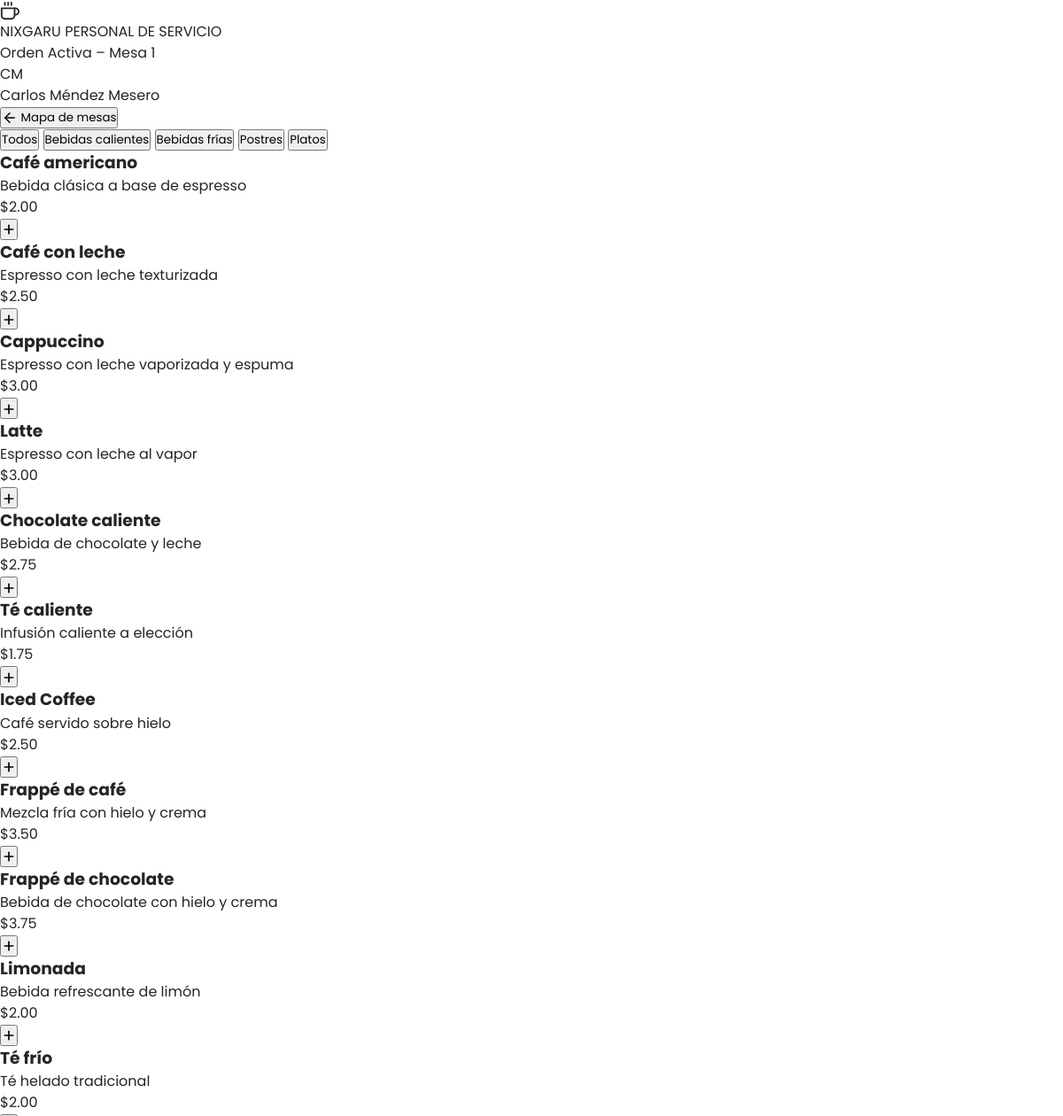
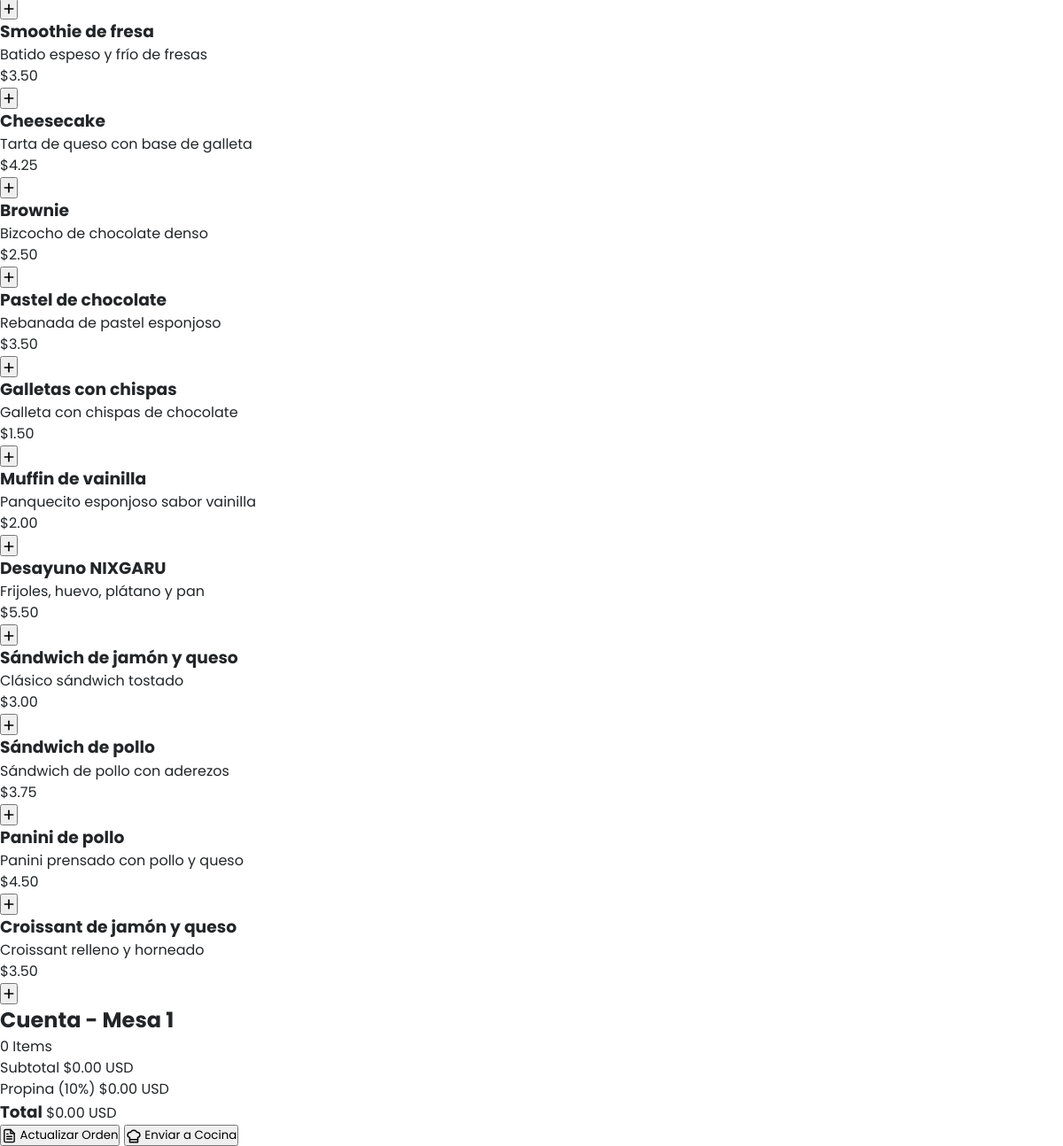
Before: /views/servicio/gestion_orden.php with the older database file (2 pictures, top to bottom).
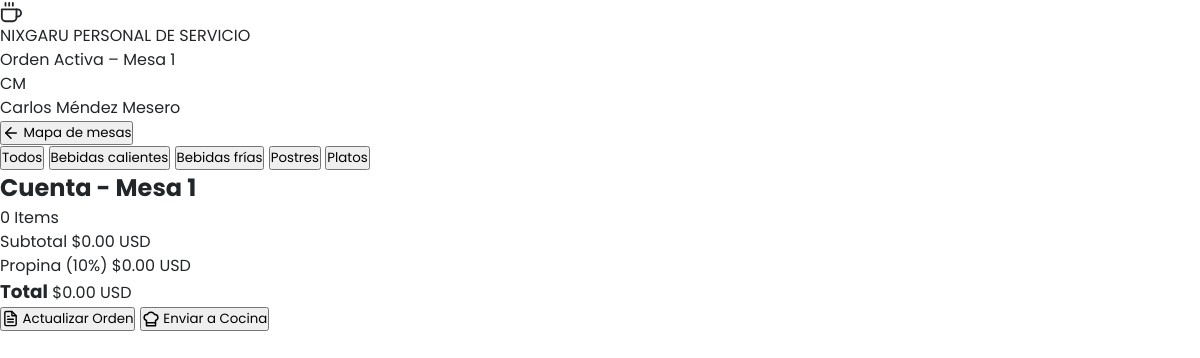
After: the same page with the newer database file.
### tables this page shows
CREATE TABLE `productos` (
  `codigo_producto` varchar(10) NOT NULL,
  `nombre` varchar(100) NOT NULL,
  `fotografia` varchar(255) DEFAULT NULL,
  `descripcion` text,
  `precio` decimal(10,2) NOT NULL,
  `id_categoria` int NOT NULL,
  `disponibilidad` tinyint(1) DEFAULT '1',
  PRIMARY KEY (`codigo_producto`),
  KEY `id_categoria` (`id_categoria`),
  CONSTRAINT `productos_ibfk_1` FOREIGN KEY (`id_categoria`) REFERENCES `categorias` (`id_categoria`)
);

### models/Producto.php (called while the page is built, shortened)
<?php
class Producto {
    private PDO $pdo;
    public function __construct(PDO $pdo) {
        $this->pdo = $pdo;
    }
    public function obtenerActivos(): array {
        $stmt = $this->pdo->prepare("
            SELECT
                p.codigo_producto,
                p.nombre,
                p.fotografia,
                p.descripcion,
                p.precio,
                p.id_categoria,
                p.disponibilidad,
                c.nombre_categoria,
                COALESCE(GROUP_CONCAT(DISTINCT i.nombre ORDER BY i.nombre ASC SEPARATOR ', '), 'Ingredientes naturales de alta calidad') AS ingredientes
            FROM productos p
            LEFT JOIN categorias c ON p.id_categoria = c.id_categoria
            LEFT JOIN recetas r ON p.codigo_producto = r.codigo_producto
            LEFT JOIN ingredientes i ON r.codigo_ingrediente = i.codigo_ingrediente
            WHERE p.disponibilidad = 1
            GROUP BY p.codigo_producto, p.nombre, p.fotografia, p.descripcion, p.precio, p.id_categoria, p.disponibilidad, c.nombre_categoria
            ORDER BY p.id_categoria ASC, p.codigo_producto ASC
        ");
        $stmt->execute();
        return $stmt->fetchAll();
    }
}

### views/servicio/gestion_orden.php (the view, shortened to what the changed rows need)
<?php
require_once __DIR__ . '/../../config/database.php';
require_once __DIR__ . '/../../models/Producto.php';
$idMesaSeleccionada = isset($_GET['mesa_id']) ? $_GET['mesa_id'] : (isset($_GET['mesa']) ? $_GET['mesa'] : 1);
try {
    $productoModel = new Producto($pdo);
    $productos = $productoModel->obtenerActivos();
} catch (PDOException $e) {
    die("Error al consultar el catálogo de productos: " . $e->getMessage());
}
require_once '../layouts/header.php';
?>
  <main class="order-layout">
    <section class="catalog-panel">
      <div class="order-products-grid">
        <?php foreach ($productos as $producto): ?>
          <?php
            $catSlug = match ((int)$producto['id_categoria']) {
                1 => 'bebidas-calientes',
                2 => 'bebidas-frias',
                3 => 'postres',
                4 => 'platos',
                default => 'otros'
            };
          ?>
          <article class="order-product-card"
                   data-id="<?php echo htmlspecialchars($producto['codigo_producto']); ?>"
                   data-codigo="<?php echo htmlspecialchars($producto['codigo_producto']); ?>"
                   data-nombre="<?php echo htmlspecialchars($producto['nombre']); ?>"
                   data-name="<?php echo htmlspecialchars($producto['nombre']); ?>"
                   data-precio="<?php echo htmlspecialchars($producto['precio']); ?>"
                   data-price="<?php echo htmlspecialchars($producto['precio']); ?>"
                   data-category="<?php echo $catSlug; ?>">
            <div class="order-product-footer">
              <div class="order-product-meta">
                <h3 class="order-product-name"><?php echo htmlspecialchars($producto['nombre']); ?></h3>
                <?php if (!empty($producto['descripcion'])): ?>
                  <p class="order-product-desc"><?php echo htmlspecialchars($producto['descripcion']); ?></p>
                <?php endif; ?>
                <span class="order-product-price">$<?php echo number_format((float)$producto['precio'], 2); ?></span>
              </div>
              <button
                class="btn-add-item"
                type="button"
                aria-label="Agregar <?php echo htmlspecialchars($producto['nombre']); ?>"
                data-id="<?php echo htmlspecialchars($producto['codigo_producto']); ?>"
                data-codigo="<?php echo htmlspecialchars($producto['codigo_producto']); ?>"
                data-nombre="<?php echo htmlspecialchars($producto['nombre']); ?>"
                data-precio="<?php echo htmlspecialchars($producto['precio']); ?>"
              >
                <svg width="16" height="16" viewBox="0 0 24 24" fill="none" stroke="currentColor" stroke-width="2.5" stroke-linecap="round" stroke-linejoin="round">
                  <line x1="12" y1="5" x2="12" y2="19"></line>
                  <line x1="5" y1="12" x2="19" y2="12"></line>
                </svg>
              </button>
            </div>
          </article>
        <?php endforeach; ?>
      </div>
    </section>
    <aside class="active-order-sidebar">
      <div class="active-order-card">
        <div class="active-order-header">
          <h2 class="active-order-title" data-mesa="<?php echo $idMesaSeleccionada; ?>">Cuenta - Mesa <?php echo $idMesaSeleccionada; ?></h2>
        </div>
      </div>
    </aside>
  </main>
</body>
</html>

Changed rows visible on the page:
removed productos: nombre "Café americano", descripcion "Bebida clásica a base de espresso", precio "2.00"
removed productos: nombre "Café con leche", descripcion "Espresso con leche texturizada", precio "2.50"
removed productos: nombre "Cappuccino", descripcion "Espresso con leche vaporizada y espuma", precio "3.00"
removed productos: nombre "Latte", descripcion "Espresso con leche al vapor", precio "3.00"
removed productos: nombre "Chocolate caliente", descripcion "Bebida de chocolate y leche", precio "2.75"
removed productos: nombre "Té caliente", descripcion "Infusión caliente a elección", precio "1.75"
removed productos: nombre "Iced Coffee", descripcion "Café servido sobre hielo", precio "2.50"
removed productos: nombre "Frappé de café", descripcion "Mezcla fría con hielo y crema", precio "3.50"
removed productos: nombre "Frappé de chocolate", descripcion "Bebida de chocolate con hielo y crema", precio "3.75"
removed productos: nombre "Limonada", descripcion "Bebida refrescante de limón", precio "2.00"
removed productos: nombre "Té frío", descripcion "Té helado tradicional", precio "2.00"
removed productos: nombre "Smoothie de fresa", descripcion "Batido espeso y frío de fresas", precio "3.50"
removed productos: nombre "Cheesecake", descripcion "Tarta de queso con base de galleta", precio "4.25"
removed productos: nombre "Brownie", descripcion "Bizcocho de chocolate denso", precio "2.50"
removed productos: nombre "Pastel de chocolate", descripcion "Rebanada de pastel esponjoso", precio "3.50"
removed productos: nombre "Galletas con chispas", descripcion "Galleta con chispas de chocolate", precio "1.50"
removed productos: nombre "Muffin de vainilla", descripcion "Panquecito esponjoso sabor vainilla", precio "2.00"
removed productos: nombre "Desayuno NIXGARU", descripcion "Frijoles, huevo, plátano y pan", precio "5.50"
removed productos: nombre "Sándwich de jamón y queso", descripcion "Clásico sándwich tostado", precio "3.00"
removed productos: nombre "Sándwich de pollo", descripcion "Sándwich de pollo con aderezos", precio "3.75"
removed productos: nombre "Panini de pollo", descripcion "Panini prensado con pollo y queso", precio "4.50"
removed productos: nombre "Croissant de jamón y queso", descripcion "Croissant relleno y horneado", precio "3.50"
